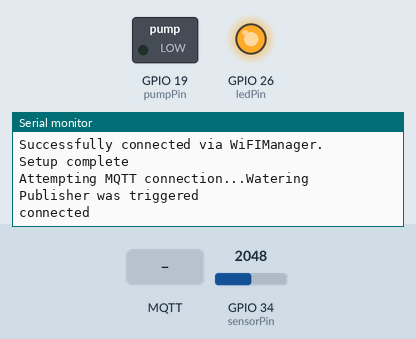
Simulated run of this program. Board: ESP32. On the bench: switched loads named in the program (green lamp = pin HIGH), output pins drawn as LEDs (lit = HIGH), the last lines printed to the serial monitor. The inputs (shaded band) are chosen by the test bench; at power-on: GPIO 34 (sensorPin) = 2048. WiFi joins after 1.5 s; servers stay silent unless stated; no MQTT or app messages arrive unless stated.

Above: at 2.7 s.
2.8 s: MQTT message "Flower2" arrives on the first subscribed topic
At 3.7 s:
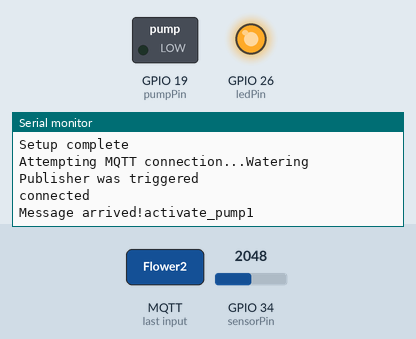
4.3 s: MQTT message "Flower2" arrives on the second subscribed topic
At 4.9 s:
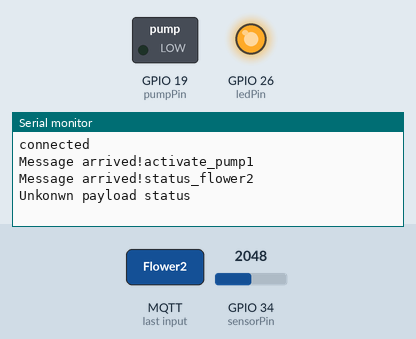
5.8 s: MQTT message "Flower2" arrives on the third subscribed topic
At 7.3 s:
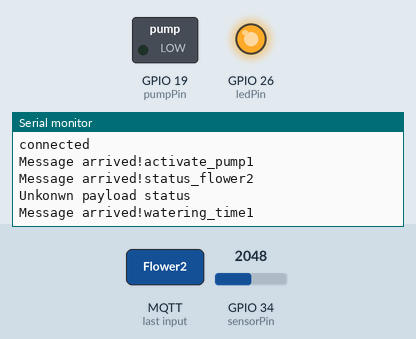

The program:

main.cpp
```cpp
#include <Arduino.h>
#include <WiFiManager.h>
#include <PubSubClient.h>

#if defined(CLIENT_1)
const char* clientName = "Flower1";
const char* pumpPublisherTopic = "activate_pump2";
const char* pumpSubscriberTopic = "activate_pump1";
const char* statusPublisherTopic = "status_flower1";
const char* statusSubscriberTopic = "status_flower2";
const char* wateringTimeSubscriberTopic = "watering_time1";
#elif defined(CLIENT_2)
const char* clientName = "Flower2";
const char* pumpPublisherTopic = "activate_pump1";
const char* pumpSubscriberTopic = "activate_pump2";
const char* statusPublisherTopic = "status_flower2";
const char* statusSubscriberTopic = "status_flower1";
const char* wateringTimeSubscriberTopic = "watering_time2";
#else
#error "No Client Name provided."
#endif

const char* mqtt_server = "broker.hivemq.com";
WiFiManager wm;
WiFiClient espClient;
PubSubClient client(espClient);

SemaphoreHandle_t xMutex;

constexpr uint8_t sensorPin = 34;
constexpr uint8_t pumpPin = 19;
constexpr uint8_t ledPin = 26;

bool watered = false;
bool triggerPump = false;

constexpr uint16_t dryThreshold = 200;
constexpr uint16_t wateredThreshold = 500;

enum status_type : uint8_t {
  st_dry,
  st_wet,

  st_count
};

status_type lastStatus = st_count;
uint16_t wateringTime = 2000;

void callback(char* topic, byte* payload, unsigned int length) {
  if (xSemaphoreTake(xMutex, portMAX_DELAY) == pdTRUE) {
    Serial.print("Message arrived!");
    Serial.println(String(topic));
    xSemaphoreGive(xMutex);
  }

  if (strcmp(topic, pumpSubscriberTopic) == 0) {
    const uint16_t sensorValue = analogRead(sensorPin);

    if (sensorValue < dryThreshold) {
      if (xSemaphoreTake(xMutex, portMAX_DELAY) == pdTRUE) {
        triggerPump = true;
        xSemaphoreGive(xMutex);
      }
    }
  } else if (strcmp(topic, statusSubscriberTopic) == 0) {
    if (length >= 1) {
      const status_type status = (status_type)(*payload);

      switch (status) {
        case st_wet: {
          digitalWrite(ledPin, LOW);
          break;
        }
        case st_dry: {
          digitalWrite(ledPin, HIGH);
          break;
        }
        default: {
          if (xSemaphoreTake(xMutex, portMAX_DELAY) == pdTRUE) {
            Serial.println("Unkonwn payload status");
            xSemaphoreGive(xMutex);
          }
        }
      }
    }
  } else if (strcmp(topic, wateringTimeSubscriberTopic) == 0) {
    if (length >= 1 && *payload > 0 && *payload < 6) {
      wateringTime = *payload * 1000;
    }
  }
}

void connectToWLAN() {
  if (!wm.autoConnect("AutoConnectAP", "flowerpower"))
    Serial.println("Failed Connection via WiFiManager.");
  else
    Serial.println("Successfully connected via WiFIManager.");
}

void taskPump(void *parameter) {
  while (true) {
    bool pumpShouldTrigger;

    if (xSemaphoreTake(xMutex, portMAX_DELAY) == pdTRUE) {
      pumpShouldTrigger = triggerPump;
      xSemaphoreGive(xMutex);
    }

    if (pumpShouldTrigger) {
      digitalWrite(pumpPin, HIGH);

      if (xSemaphoreTake(xMutex, portMAX_DELAY) == pdTRUE) {
        Serial.println("Pump was activated");
        watered = true;
        xSemaphoreGive(xMutex);
      }

      vTaskDelay(wateringTime / portTICK_PERIOD_MS);
      digitalWrite(pumpPin, LOW);

      if (xSemaphoreTake(xMutex, portMAX_DELAY) == pdTRUE) {
        triggerPump = false;
        xSemaphoreGive(xMutex);
      }
    } else {
      digitalWrite(pumpPin, LOW);
    }

    vTaskDelay(1000 / portTICK_PERIOD_MS);
  }
}

void taskPublish(void *parameter) {
  while (true) {
    const uint16_t sensorValue = analogRead(sensorPin);
    status_type currentStatus = st_count;

    if (sensorValue < dryThreshold) {
      currentStatus = st_dry;

      if (xSemaphoreTake(xMutex, portMAX_DELAY) == pdTRUE) {
        watered = false;
        xSemaphoreGive(xMutex);
      }

    } else {
      currentStatus = st_wet;

      if (sensorValue > wateredThreshold) {
        if (xSemaphoreTake(xMutex, portMAX_DELAY) == pdTRUE) {
          if (!watered) {
            client.publish(pumpPublisherTopic, "Friend Watered");

            Serial.println("Watering Publisher was triggered");
            watered = true;
          }

          xSemaphoreGive(xMutex);
        }
      }
    }

    if (currentStatus != lastStatus) {
      const byte payload = currentStatus;
      client.publish(statusPublisherTopic, &payload, sizeof(status_type));

      lastStatus = currentStatus;
    }

    vTaskDelay(5000 / portTICK_PERIOD_MS);
  }
}

void clientLoop(void * parameter) {
  while (true) {
    while (!client.connected()) {
      Serial.print("Attempting MQTT connection...");
      if (client.connect(clientName)) {
        Serial.println("connected");
        client.subscribe(pumpSubscriberTopic);
        client.subscribe(statusSubscriberTopic);
        client.subscribe(wateringTimeSubscriberTopic);
      } else {
        Serial.print("failed, rc=");
        Serial.print(client.state());
        Serial.println(" try again in 5 seconds");
        vTaskDelay(5000 / portTICK_PERIOD_MS);
      }
    }

    client.loop();
    vTaskDelay(100 / portTICK_PERIOD_MS);
  }
}

void setup() {
  Serial.begin(9600);

  xMutex = xSemaphoreCreateMutex();

  pinMode(sensorPin, INPUT);
  pinMode(pumpPin, OUTPUT);
  digitalWrite(pumpPin, LOW);
  pinMode(ledPin, OUTPUT);
  digitalWrite(ledPin, HIGH);

  connectToWLAN();

  client.setServer(mqtt_server, 1883);
  client.setCallback(callback);

  xTaskCreate(taskPump, "Activate Pump", 4096, NULL, 1, NULL);
  xTaskCreate(taskPublish,"Publish Pump and Status", 4096, NULL, 1, NULL);
  xTaskCreatePinnedToCore(clientLoop, "Client loop", 8192, NULL, 1, NULL, CONFIG_ARDUINO_RUNNING_CORE);

  Serial.println("Setup complete");
}

void loop(){

}
```

Measured:
- after the input at 2.8 s, the serial monitor: prints a new line after 0.08 s (image 1)
- after the input at 4.3 s, the serial monitor: prints a new line after 0.08 s (image 2)
- after the input at 5.8 s, the serial monitor: prints a new line after 0.08 s (image 3)
